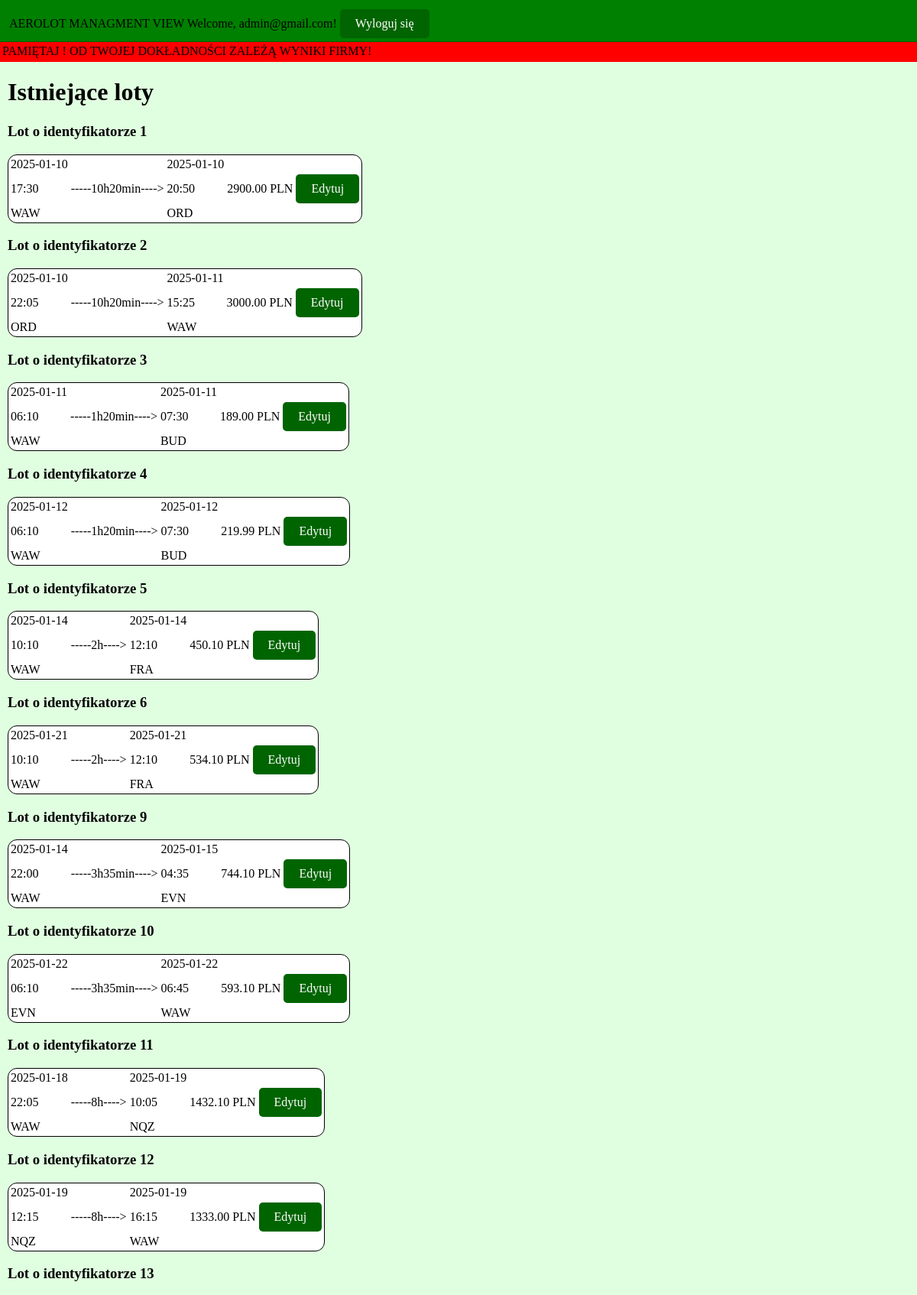
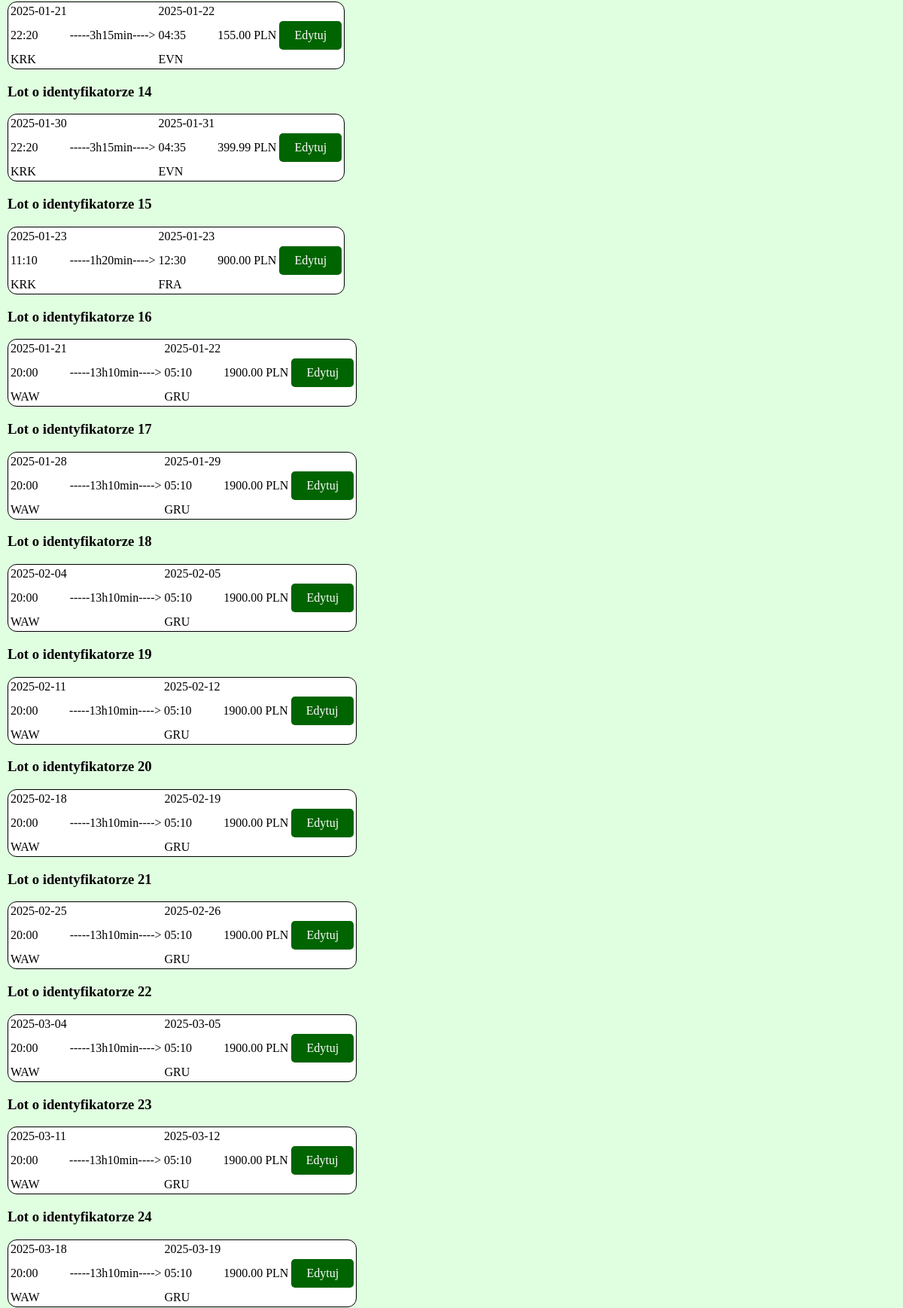
/flights_list (signed in, upper part), run on the app's committed database (2 pictures, top to bottom).
### AerolotBooking/models.py (models this page shows, shortened)
class CustomUser(AbstractUser):
    objects = CustomUserManager()
    username = None
    email = models.EmailField('email address', unique=True)
    email_verified = models.BooleanField(default=False)
    USERNAME_FIELD = 'email'
    REQUIRED_FIELDS = []

class Flight(models.Model):
    flight_id = models.IntegerField(primary_key=True)
    flight_code=models.CharField(max_length=10)
    origin=models.CharField(max_length=3)
    destination=models.CharField(max_length=3)
    departure_time=models.DateTimeField()
    arrival_time=models.DateTimeField()
    price=models.DecimalField(decimal_places=2,max_digits=10)
    duration=models.CharField(max_length=10)

### AerolotBooking/views.py (the view)
# urls.py: path('flights_list', views.flights_list_view, name='flights_list'),
@user_passes_test(is_superuser)
def flights_list_view(request):
    flights = Flight.objects.all()
    flag=0
    return render(request,'create/flights_list.html',{'flights':flights,'flag':flag})

### AerolotBooking/views.py (called while the page is built)
def is_superuser(user):
    return user.is_superuser

### templates/create/flights_list.html (shortened to what this page needs)
{% extends 'create/base_create.html' %}
{% load static %}
{% block content %}
    <div class="maindiv">
    <h1>Istniejące loty</h1>
    {% for flight in flights %}
        <h3>Lot o identyfikatorze {{ flight.flight_id }}</h3>
         <table class="fd">
                    <tbody>
                        <tr>
                            <td>{{ flight.departure_time|date:"Y-m-d" }}</td>
                            <td></td>
                            <td>{{ flight.arrival_time|date:"Y-m-d" }}</td>
                        </tr>
                        <tr>
                            <td>{{ flight.departure_time|time:"H:i" }}</td>
                            <td>-----{{ flight.duration }}----></td>
                            <td>{{ flight.arrival_time|time:"H:i" }}</td>
                            <td>{{ flight.price }} PLN</td>
                            <td><a href="{% url 'edit_flight' flight.flight_id %}" class="button">Edytuj</a></td>
                        </tr>
                        <tr>
                            <td>{{ flight.origin }}</td>
                            <td></td>
                            <td>{{ flight.destination }}</td>
                        </tr>
                    </tbody>
                </table>
    {% endfor %}
    </div>
{% endblock %}

### templates/create/base_create.html (shortened to what this page needs)
<!DOCTYPE html>
<html lang="pl">
<head>
    {% load static %}
    <link rel="stylesheet" href="{% static 'style2.css' %}">
</head>
<body>
<header>
    <div class="hc">
    AEROLOT MANAGMENT VIEW
    Welcome, {{ request.user.email }}! <a href="/logout" class="button">Wyloguj się</a>
    </div>
</header>
<main>
    <div class="memo">
        PAMIĘTAJ ! OD TWOJEJ DOKŁADNOŚCI ZALEŻĄ WYNIKI FIRMY!
    </div>
    {% block content %}
    {% endblock %}
</main>
</body>
</html>

### static/style2.css (style rules this page uses)
html, body { height: 100%; margin: 0; padding: 0; box-sizing: border-box; }
.maindiv { margin-left: 10px; }
header { position: fixed; top: 0; width: 100%; height: 30px; padding: 12px; background-color: green; border-bottom: darkgreen 1px solid; color: black; justify-content: space-between; z-index: 10; }
.memo { position: relative; width: 100%; height: 20px; background-color: red; padding: 3px; margin-top: 20px; }
.fd { border: 1px solid; border-radius: 12px; margin-bottom: 2px; background-color: white; }
main { position: relative; padding-top: 5px; margin-top:30px; padding-bottom: 35px; min-height: calc(100vh - 60px); box-sizing: border-box; overflow-y: auto; z-index: 1; background-color: #E0FFE0; }
.button { display: inline-block; padding: 10px 20px; background-color: darkgreen; color: white; text-align: center; text-decoration: none; border-radius: 5px; font-size: 16px; transition: background-color 0.3s; }

### data on the page
CustomUser: user.email "admin@gmail.com"
Flight: flight_id "1", departure_time "2025-01-10", arrival_time "2025-01-10", departure_time "17:30", duration "10h20min", arrival_time "20:50", price "2900.00", origin "WAW", destination "ORD"
Flight: flight_id "2", departure_time "2025-01-10", arrival_time "2025-01-11", departure_time "22:05", duration "10h20min", arrival_time "15:25", price "3000.00", origin "ORD", destination "WAW"
Flight: flight_id "3", departure_time "2025-01-11", arrival_time "2025-01-11", departure_time "06:10", duration "1h20min", arrival_time "07:30", price "189.00", origin "WAW", destination "BUD"
Flight: flight_id "4", departure_time "2025-01-12", arrival_time "2025-01-12", departure_time "06:10", duration "1h20min", arrival_time "07:30", price "219.99", origin "WAW", destination "BUD"
Flight: flight_id "5", departure_time "2025-01-14", arrival_time "2025-01-14", departure_time "10:10", duration "2h", arrival_time "12:10", price "450.10", origin "WAW", destination "FRA"
Flight: flight_id "6", departure_time "2025-01-21", arrival_time "2025-01-21", departure_time "10:10", duration "2h", arrival_time "12:10", price "534.10", origin "WAW", destination "FRA"
Flight: flight_id "9", departure_time "2025-01-14", arrival_time "2025-01-15", departure_time "22:00", duration "3h35min", arrival_time "04:35", price "744.10", origin "WAW", destination "EVN"
Flight: flight_id "10", departure_time "2025-01-22", arrival_time "2025-01-22", departure_time "06:10", duration "3h35min", arrival_time "06:45", price "593.10", origin "EVN", destination "WAW"
Flight: flight_id "11", departure_time "2025-01-18", arrival_time "2025-01-19", departure_time "22:05", duration "8h", arrival_time "10:05", price "1432.10", origin "WAW", destination "NQZ"
Flight: flight_id "12", departure_time "2025-01-19", arrival_time "2025-01-19", departure_time "12:15", duration "8h", arrival_time "16:15", price "1333.00", origin "NQZ", destination "WAW"
Flight: flight_id "13", departure_time "2025-01-21", arrival_time "2025-01-22", departure_time "22:20", duration "3h15min", arrival_time "04:35", price "155.00", origin "KRK", destination "EVN"
Flight: flight_id "14", departure_time "2025-01-30", arrival_time "2025-01-31", departure_time "22:20", duration "3h15min", arrival_time "04:35", price "399.99", origin "KRK", destination "EVN"
Flight: flight_id "15", departure_time "2025-01-23", arrival_time "2025-01-23", departure_time "11:10", duration "1h20min", arrival_time "12:30", price "900.00", origin "KRK", destination "FRA"
Flight: flight_id "16", departure_time "2025-01-21", arrival_time "2025-01-22", departure_time "20:00", duration "13h10min", arrival_time "05:10", price "1900.00", origin "WAW", destination "GRU"
Flight: flight_id "17", departure_time "2025-01-28", arrival_time "2025-01-29", departure_time "20:00", duration "13h10min", arrival_time "05:10", price "1900.00", origin "WAW", destination "GRU"
Flight: flight_id "18", departure_time "2025-02-04", arrival_time "2025-02-05", departure_time "20:00", duration "13h10min", arrival_time "05:10", price "1900.00", origin "WAW", destination "GRU"
Flight: flight_id "19", departure_time "2025-02-11", arrival_time "2025-02-12", departure_time "20:00", duration "13h10min", arrival_time "05:10", price "1900.00", origin "WAW", destination "GRU"
Flight: flight_id "20", departure_time "2025-02-18", arrival_time "2025-02-19", departure_time "20:00", duration "13h10min", arrival_time "05:10", price "1900.00", origin "WAW", destination "GRU"
Flight: flight_id "21", departure_time "2025-02-25", arrival_time "2025-02-26", departure_time "20:00", duration "13h10min", arrival_time "05:10", price "1900.00", origin "WAW", destination "GRU"
Flight: flight_id "22", departure_time "2025-03-04", arrival_time "2025-03-05", departure_time "20:00", duration "13h10min", arrival_time "05:10", price "1900.00", origin "WAW", destination "GRU"
Flight: flight_id "23", departure_time "2025-03-11", arrival_time "2025-03-12", departure_time "20:00", duration "13h10min", arrival_time "05:10", price "1900.00", origin "WAW", destination "GRU"
Flight: flight_id "24", departure_time "2025-03-18", arrival_time "2025-03-19", departure_time "20:00", duration "13h10min", arrival_time "05:10", price "1900.00", origin "WAW", destination "GRU"
